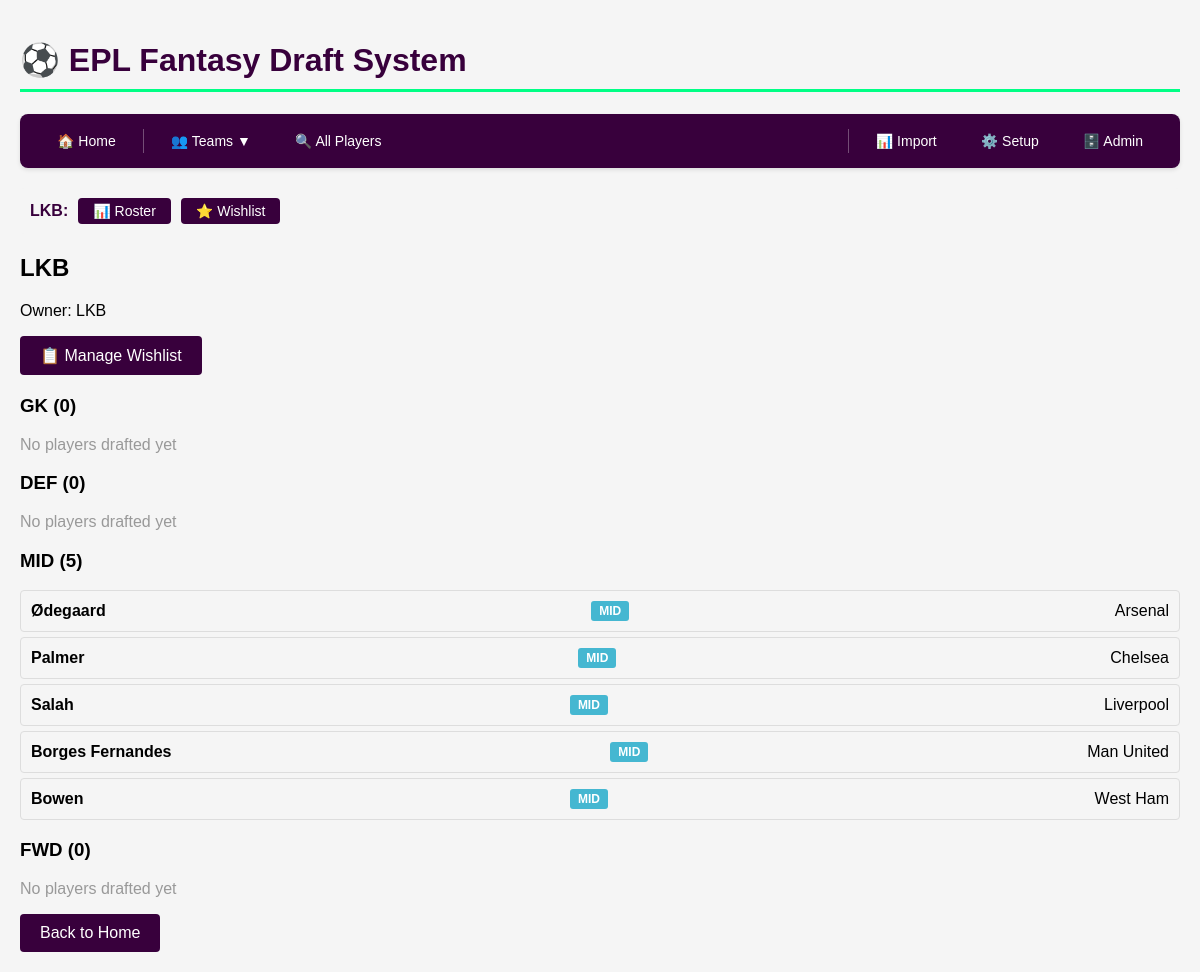
/team/1, run on the app's committed database.
### app.py (models this page shows, shortened)
class DraftTeam(db.Model):
    id = db.Column(db.Integer, primary_key=True)
    name = db.Column(db.String(100), nullable=False)
    owner = db.Column(db.String(100), nullable=False)
    players = db.relationship('Player', backref='draft_team', lazy=True)
    def get_roster(self):
        roster = {
            'GK': [],
            'DEF': [],
            'MID': [],
            'FWD': []
        }
        for player in self.players:
            roster[player.position].append(player)
        return roster

class Player(db.Model):
    id = db.Column(db.Integer, primary_key=True)
    first_name = db.Column(db.String(100))
    second_name = db.Column(db.String(100), nullable=False)
    full_name = db.Column(db.String(200))
    web_name = db.Column(db.String(100))  # Display name
    team = db.Column(db.String(50), nullable=False)
    position = db.Column(db.String(20), nullable=False)
    status = db.Column(db.String(1))  # a=available, i=injured, s=suspended
    drafted = db.Column(db.Boolean, default=False)
    drafted_by = db.Column(db.Integer, db.ForeignKey('draft_team.id'), nullable=True)
    now_cost = db.Column(db.Float, default=0.0)  # Current price
    total_points = db.Column(db.Integer, default=0)
    points_per_game = db.Column(db.Float, default=0.0)
    minutes = db.Column(db.Integer, default=0)
    starts = db.Column(db.Integer, default=0)
    goals_scored = db.Column(db.Integer, default=0)
    assists = db.Column(db.Integer, default=0)
    clean_sheets = db.Column(db.Integer, default=0)
    goals_conceded = db.Column(db.Integer, default=0)
    own_goals = db.Column(db.Integer, default=0)
    penalties_saved = db.Column(db.Integer, default=0)
    penalties_missed = db.Column(db.Integer, default=0)
    yellow_cards = db.Column(db.Integer, default=0)
    red_cards = db.Column(db.Integer, default=0)
    saves = db.Column(db.Integer, default=0)
    bonus = db.Column(db.Integer, default=0)
    bps = db.Column(db.Integer, default=0)
    influence = db.Column(db.Float, default=0.0)
    creativity = db.Column(db.Float, default=0.0)
    threat = db.Column(db.Float, default=0.0)
    ict_index = db.Column(db.Float, default=0.0)
    expected_goals = db.Column(db.Float, default=0.0)
    expected_assists = db.Column(db.Float, default=0.0)
    expected_goal_involvements = db.Column(db.Float, default=0.0)
    expected_goals_conceded = db.Column(db.Float, default=0.0)
    expected_goals_per_90 = db.Column(db.Float, default=0.0)
    expected_assists_per_90 = db.Column(db.Float, default=0.0)
    saves_per_90 = db.Column(db.Float, default=0.0)
    clean_sheets_per_90 = db.Column(db.Float, default=0.0)
    @property
    def name(self):
        return self.web_name or self.second_name

### app.py (the view)
@app.route('/team/<int:team_id>')
def view_team(team_id):
    team = DraftTeam.query.get_or_404(team_id)
    roster = team.get_roster()
    return render_template('team.html', team=team, roster=roster)

### templates/team.html (shortened to what this page needs)
{% extends "base.html" %}
{% block content %}
<h2>{{ team.name }}</h2>
<p>Owner: {{ team.owner }}</p>
<div style="margin-bottom: 20px;">
    <a href="{{ url_for('team_wishlist', team_id=team.id) }}" class="btn">📋 Manage Wishlist</a>
</div>
<div class="roster">
    {% for position, players in roster.items() %}
    <div class="position-group">
        <h3>{{ position }} ({{ players|length }})</h3>
        {% if players %}
            {% for player in players %}
            <div class="player-card">
                <strong>{{ player.name }}</strong>
                <span class="position-badge position-{{ player.position }}">{{ player.position }}</span>
                <span>{{ player.team }}</span>
            </div>
            {% endfor %}
        {% else %}
            <p style="color: #999;">No players drafted yet</p>
        {% endif %}
    </div>
    {% endfor %}
</div>
<a href="{{ url_for('index') }}" class="btn">Back to Home</a>
{% endblock %}

### templates/base.html (shortened to what this page needs)
<!DOCTYPE html>
<html>
<head>
</head>
<h1>⚽ EPL Fantasy Draft System</h1>
<nav>
    <div class="nav-container">
        <div class="nav-left">
            <a href="{{ url_for('index') }}" class="nav-btn {% if request.endpoint == 'index' %}active{% endif %}">
                🏠 Home
            </a>
            <div style="position: relative;">
                <button onclick="toggleTeamMenu()" class="nav-btn">
                    👥 Teams ▼
                </button>
            </div>
            <a href="{{ url_for('admin_players') }}" class="nav-btn {% if request.endpoint == 'admin_players' %}active{% endif %}">
                🔍 All Players
            </a>
        </div>
        <div class="nav-right">
            <a href="{{ url_for('import_excel') }}" class="nav-btn">
                📊 Import
            </a>
            <a href="{{ url_for('setup') }}" class="nav-btn">
                ⚙️ Setup
            </a>
            <a href="{{ url_for('admin_database') }}" class="nav-btn">
                🗄️ Admin
            </a>
        </div>
    </div>
</nav>
{% if request.endpoint in ['view_team', 'team_wishlist'] and team is defined %}
<div style="background-color: #f5f5f5; padding: 10px; border-radius: 4px; margin-bottom: 20px;">
    <div style="display: flex; gap: 10px; align-items: center;">
        <span style="font-weight: bold; color: #38003c;">{{ team.name }}:</span>
        <a href="{{ url_for('view_team', team_id=team.id) }}"
           class="btn {% if request.endpoint == 'view_team' %}active{% endif %}"
           style="padding: 5px 15px; font-size: 14px;">
            📊 Roster
        </a>
        <a href="{{ url_for('team_wishlist', team_id=team.id) }}"
           class="btn {% if request.endpoint == 'team_wishlist' %}active{% endif %}"
           style="padding: 5px 15px; font-size: 14px;">
            ⭐ Wishlist
        </a>
    </div>
</div>
{% endif %}
{% block content %}{% endblock %}
</html>

### templates/base.html (style rules this page uses)
h1 { color: #38003c; border-bottom: 3px solid #00ff85; padding-bottom: 10px; }
.btn { background-color: #38003c; color: white; padding: 10px 20px; border: none; border-radius: 4px; cursor: pointer; text-decoration: none; display: inline-block; }
.player-card { border: 1px solid #ddd; padding: 10px; margin: 5px 0; border-radius: 4px; display: flex; justify-content: space-between; align-items: center; }
.position-badge { padding: 3px 8px; border-radius: 3px; font-size: 12px; font-weight: bold; }
.position-MID { background-color: #45b7d1; color: white; }
nav { background-color: #38003c; padding: 0; margin: 0 0 20px 0; border-radius: 8px; overflow: hidden; box-shadow: 0 2px 4px rgba(0,0,0,0.1); }
.nav-container { display: flex; justify-content: space-between; align-items: center; padding: 10px 20px; }
.nav-left { display: flex; gap: 10px; align-items: center; }
.nav-right { display: flex; gap: 10px; align-items: center; }
.nav-btn { background-color: transparent; color: white; padding: 8px 16px; border: 1px solid transparent; border-radius: 4px; cursor: pointer; text-decoration: none; display: inline-flex; align-items: center; gap: 5px; transition: all 0.2s; font-size: 14px; }

### data on the page
DraftTeam: name "LKB", owner "LKB"
Player: name "Ødegaard", position "MID", team "Arsenal"
Player: name "Palmer", position "MID", team "Chelsea"
Player: name "Salah", position "MID", team "Liverpool"
Player: name "Borges Fernandes", position "MID", team "Man United"
Player: name "Bowen", position "MID", team "West Ham"

### other printed values
{{ position }} "GK" "DEF" "MID" "FWD"
{{ players|length }} "0" "0" "5" "0"
